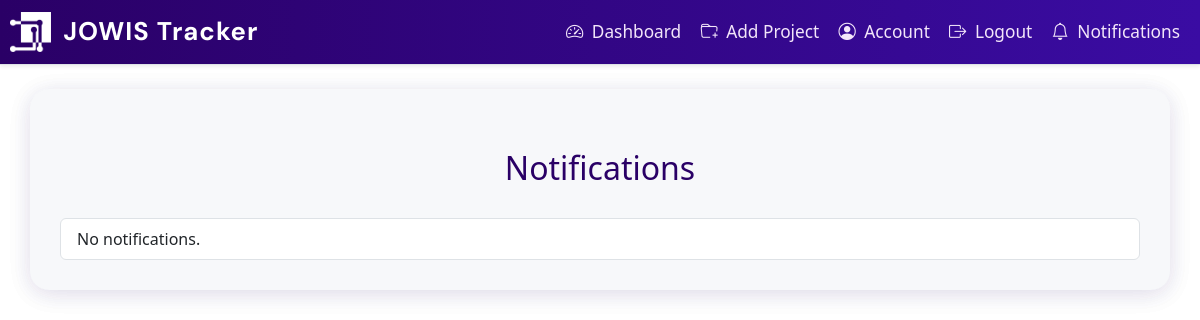
/notifications (signed in), run on an earlier commit of the app's database.
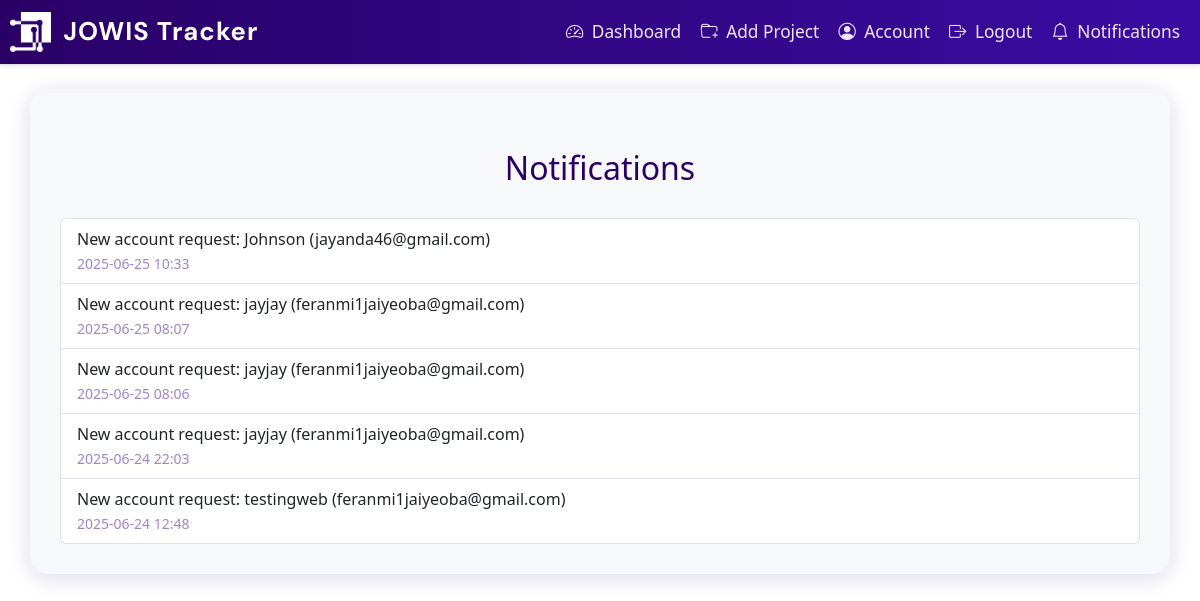
And on a later commit of the database.
### app/dbmodels.py (models this page shows)
class Notification(db.Model):
    id = db.Column(db.Integer, primary_key=True)
    user_id = db.Column(db.Integer, db.ForeignKey('user.id', ondelete="CASCADE"))
    message = db.Column(db.String(255), nullable=False)
    created_at = db.Column(db.DateTime, default=datetime.utcnow)
    is_read = db.Column(db.Boolean, default=False)
    user = db.relationship('User', backref='notifications')

### app/routes.py (the view)
@main.route('/notifications')
@login_required
def notifications():
    notifs = Notification.query.filter_by(user_id=current_user.id).order_by(Notification.created_at.desc()).all()
    for n in notifs:
        n.is_read = True
    db.session.commit()
    return render_template('notifications.html', notifications=notifs)

### app/templates/notifications.html
{% extends "base.html" %}
{% block content %}
<div class="container mt-4">
  <h2>Notifications</h2>
  <ul class="list-group">
    {% for notif in notifications %}
      <li class="list-group-item{% if not notif.is_read %} list-group-item-info{% endif %}">
        {{ notif.message }} <br>
        <small class="text-muted">{{ notif.created_at.strftime('%Y-%m-%d %H:%M') }}</small>
      </li>
    {% else %}
      <li class="list-group-item">No notifications.</li>
    {% endfor %}
  </ul>
</div>
{% endblock %}

What changed in the data, as far as the page shows it:
added Notification: message "New account request: Johnson (jayanda46@gmail.com)", created_at "2025-06-25 10:33"
added Notification: message "New account request: jayjay (feranmi1jaiyeoba@gmail.com)", created_at "2025-06-25 08:07"
added Notification: message "New account request: jayjay (feranmi1jaiyeoba@gmail.com)", created_at "2025-06-25 08:06"
added Notification: message "New account request: jayjay (feranmi1jaiyeoba@gmail.com)", created_at "2025-06-24 22:03"
added Notification: message "New account request: testingweb (feranmi1jaiyeoba@gmail.com)", created_at "2025-06-24 12:48"
Also different on the page:
text no longer shown: "No notifications."
